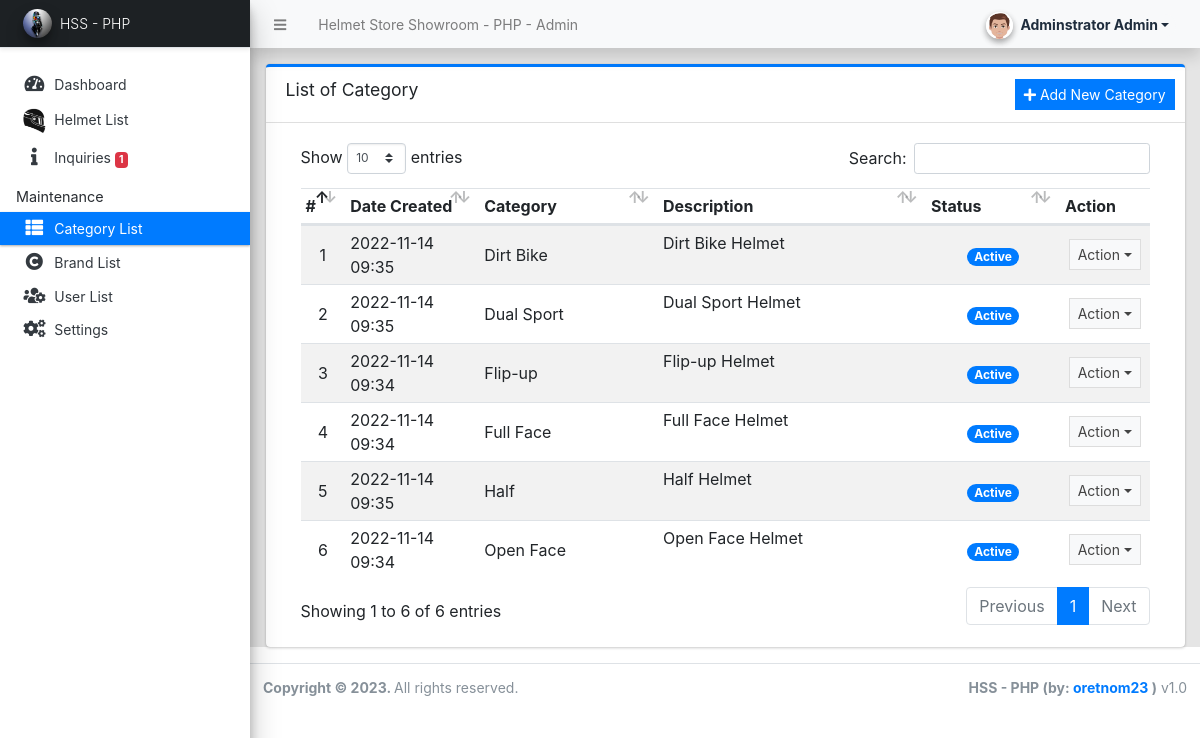
The app's page /admin/?page=categories (signed in) with its own data.
### tables this page shows
CREATE TABLE `category_list` (
  `id` int(30) NOT NULL,
  `name` text NOT NULL,
  `description` text NOT NULL,
  `status` tinyint(1) NOT NULL DEFAULT 1,
  `date_created` datetime NOT NULL DEFAULT current_timestamp(),
  `date_updated` datetime DEFAULT NULL ON UPDATE current_timestamp()
);

### admin/categories/index.php (the view, shortened to what this page needs)
<div class="card card-outline card-primary">
	<div class="card-header">
		<h3 class="card-title">List of Category</h3>
		<div class="card-tools">
			<a href="javascript:void(0)" id="create_new" class="btn btn-flat btn-sm btn-primary"><span class="fas fa-plus"></span>  Add New Category</a>
		</div>
	</div>
	<div class="card-body">
		<div class="container-fluid">
        <div class="container-fluid">
			<table class="table table-hover table-striped">
				<colgroup>
					<col width="5%">
					<col width="15%">
					<col width="20%">
					<col width="30%">
					<col width="15%">
					<col width="10%">
				</colgroup>
				<thead>
					<tr>
						<th>#</th>
						<th>Date Created</th>
						<th>Category</th>
						<th>Description</th>
						<th>Status</th>
						<th>Action</th>
					</tr>
				</thead>
				<tbody>
					<?php
						$i = 1;
						$qry = $conn->query("SELECT * from `category_list`order by `name` asc ");
						while($row = $qry->fetch_assoc()):
					?>
						<tr>
							<td class="text-center"><?php echo $i++; ?></td>
							<td class=""><?php echo date("Y-m-d H:i",strtotime($row['date_created'])) ?></td>
							<td><?php echo ucwords($row['name']) ?></td>
							<td class="truncate-1"><?php echo $row['description'] ?></td>
							<td class="text-center">
                                <?php
                                    switch($row['status']){
                                        case '1':
                                            echo "<span class='badge badge-success bg-primary badge-pill'>Active</span>";
                                            break;
                                    }
                                ?>
                            </td>
							<td align="center">
								 <button type="button" class="btn btn-flat btn-default btn-sm dropdown-toggle dropdown-icon" data-toggle="dropdown">
				                  		Action
				                  </button>
							</td>
						</tr>
					<?php endwhile; ?>
				</tbody>
			</table>
		</div>
		</div>
	</div>
</div>

### records on screen
category_list: date_created "2022-11-14 09:35", name "Dirt Bike", description "Dirt Bike Helmet", status "Active"
category_list: date_created "2022-11-14 09:35", name "Dual Sport", description "Dual Sport Helmet", status "Active"
category_list: date_created "2022-11-14 09:34", name "Flip-up", description "Flip-up Helmet", status "Active"
category_list: date_created "2022-11-14 09:34", name "Full Face", description "Full Face Helmet", status "Active"
category_list: date_created "2022-11-14 09:35", name "Half", description "Half Helmet", status "Active"
category_list: date_created "2022-11-14 09:34", name "Open Face", description "Open Face Helmet", status "Active"

### other values on screen
$_settings->info('name') "Helmet Store Showroom - PHP"
$_settings->userdata('firstname').' '.$_settings->userdata('lastname') "Adminstrator Admin"
$_settings->info('short_name') "HSS - PHP"
$inquiries_unread "1"
